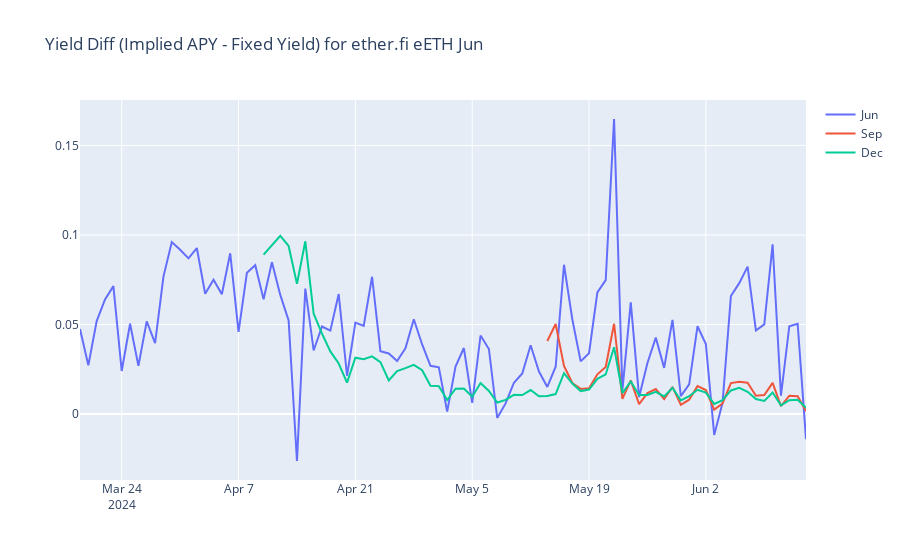

Notebook cell for this chart:
### Code cell
fig = go.Figure()

fig.add_trace(go.Scatter(x=etherfi_eETH_jun_df.index, y=etherfi_eETH_jun_df['implied_apy_minus_fixed_yield'], mode='lines', name='Jun'))
fig.add_trace(go.Scatter(x=etherfi_eETH_sep_df.index, y=etherfi_eETH_sep_df['implied_apy_minus_fixed_yield'], mode='lines', name='Sep'))
fig.add_trace(go.Scatter(x=etherfi_eETH_dec_df.index, y=etherfi_eETH_dec_df['implied_apy_minus_fixed_yield'], mode='lines', name='Dec'))

fig.update_layout(title='Yield Diff (Implied APY - Fixed Yield) for ether.fi eETH Jun')

fig.show()
